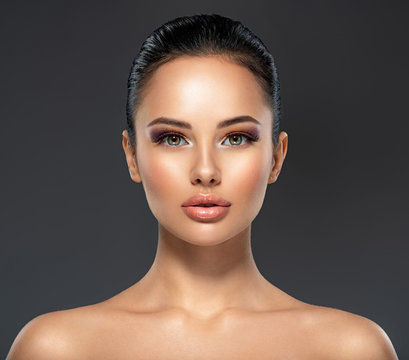
#> input picture Day 60/img.jpg, 409 x 360 px
$ python object.py
#> lines starting #> are read from the running program, lines starting #| are printed output that depends on the picture; after the words box and inside, x2 and y2 are one past the last pixel; in counts of white or black regions, pixels touching at a corner belong together
import cv2
import matplotlib.pyplot as plt

face_cascade = cv2.CascadeClassifier(cv2.data.haarcascades + 'haarcascade_frontalface_default.xml')

image = cv2.imread('img.jpg')
#> image is the input picture: shape (360, 409, 3); mean B, G, R 78.5, 86.6, 103.1

grey_image = cv2.cvtColor(image,cv2.COLOR_BGR2GRAY)
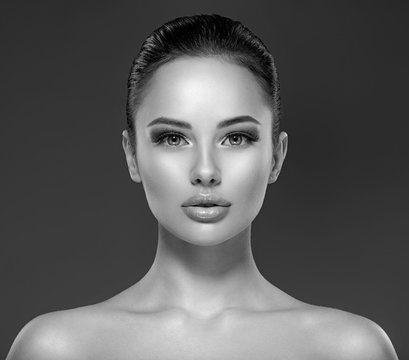
#> grey_image: shape (360, 409); min 0, max 247, mean 90.6

faces = face_cascade.detectMultiScale(grey_image, scaleFactor=1.1, minNeighbors=5, minSize=(30, 30))
#> faces = [[110, 67, 181, 181]]

print(f" no of face detected: {len(faces)}")
#|  no of face detected: 1

for(x,y,w,h) in faces:
    cv2.rectangle(image,(x,y),(x+w,y+h),(255,0,0),2)
#> this loop made 1 pass
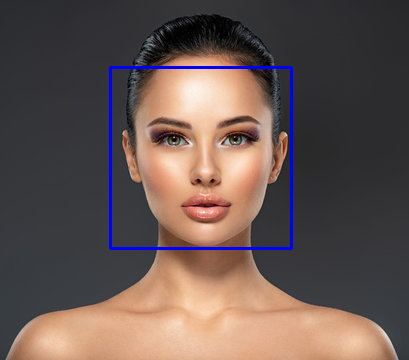
#> image: shape (360, 409, 3); 1.47% of pixels changed, all inside (x1, y1, x2, y2) = (109, 66, 293, 250)

img_rgb = cv2.cvtColor(image, cv2.COLOR_BGR2RGB)
plt.imshow(img_rgb)
plt.axis('off')
plt.show()
